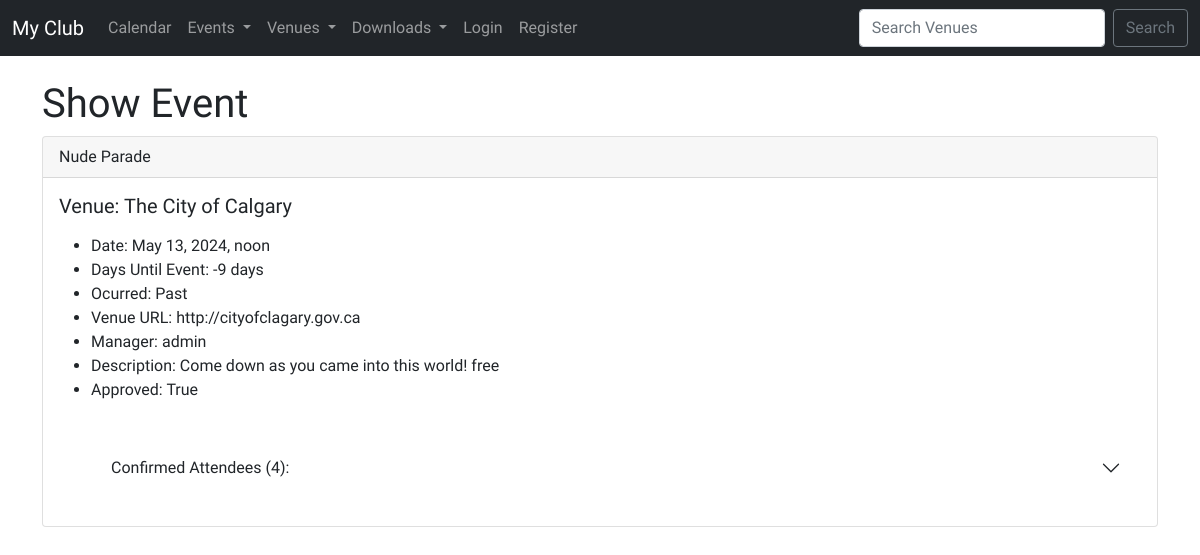
Screenshot of /show_event/2/ with the database file from the repository.
### events/models.py (models this page shows)
class Event(models.Model):
    name            = models.CharField('Event Name', max_length=150)
    event_date      = models.DateTimeField('Event date')
    venue           = models.ForeignKey(Venue, on_delete=models.CASCADE, blank=True, null=True)   #connect Venue entity
    manager         = models.ForeignKey(User, blank=True, null=True, on_delete=models.SET_NULL, related_name='managed_event')    # events linked to user won't be deleted if user is deleted
    description     = models.TextField(blank=True)
    attendees       = models.ManyToManyField(User, blank=True, related_name='attended_events')
    approved        = models.BooleanField('Approved', default=False, blank=True, null=True)
    def __str__(self):
        return self.name
    @property
    def days_until(self):
        today = date.today()
        days_until = self.event_date.date() - today         # date of event minus today's date
        days_until_stripped = str(days_until).split(",", 1)[0]
        return days_until_stripped
    @property
    def is_past(self):
        today = date.today()
        if self.event_date.date() < today:
            event_status = "Past"
            return event_status
        else:
            event_status = "Future"
            return event_status

class Venue(models.Model):
    name            = models.CharField('Venue Name', max_length=120)
    address         = models.CharField(max_length=300)
    zip_code        = models.CharField('Zip Code', max_length=12)
    phone           = models.CharField('Contact Phone', max_length=25, blank=True)
    web             = models.URLField('Website Address', blank=True)
    email_address   = models.EmailField('Email', blank=True)
    owner           = models.ForeignKey(User, on_delete=models.CASCADE, verbose_name='Venue Owner')     # associates with user_id
    venue_image     = models.ImageField(upload_to="images/", null=True, blank=True)
    def __str__(self):
        return self.name

### events/views.py (the view)
# urls.py: path('show_event/<event_id>/', views.show_event, name='show-event'),
def show_event(request, event_id):
    event = get_object_or_404(Event, pk=event_id)
    event_list = Event.objects.all().order_by('event_date')
    event_with_attendee_count = Event.objects.annotate(num_attendees=Count('attendees'))
    attendee_count = event_with_attendee_count.count()
    return render(request, 'events/show_event.html',
                  {"event": event,
                   "event_list": event_list,
                   "attendee_count": attendee_count})

### events/templates/events/show_event.html (shortened to what this page needs)
{% extends 'base.html' %}
{% block content %}
    <h1>Show Event</h1>
        {% if event.approved %}
        <div class="card">
            <div class="card-header">
            {{ event }}
            </div>
            <div class="card-body">
            <h5 class="card-title">Venue: {{ event.venue }}</h5>
            <p class="card-text">
                <ul>
                    <li>Date: {{ event.event_date }}</li>
                    <li>Days Until Event: {{ event.days_until }} </li>
                    <li>Ocurred: {{ event.is_past }} </li>
                    <li>Venue URL: {{ event.venue.web }}</li>
                    <li>Manager: {{ event.manager }}</li>
                    <li>Description: {{ event.description }}</li>
                    <li>Approved: {{ event.approved }}</li>
                    <br>
                </ul>
                <ul>
                <div class="accordion accordion-flush" id="accordionFlushExample">
                    <div class="accordion-item">
                    <h2 class="accordion-header" id="flush-headingOne">
                        <button class="accordion-button collapsed" type="button" data-bs-toggle="collapse" data-bs-target="#flush-collapseOne" aria-expanded="false" aria-controls="flush-collapseOne">
                        Confirmed Attendees ({{ attendee_count }}):
                        </button>
                    </h2>
                </ul>
            </p>
            </div>
        {% endif %}
    </div><br><br>
{% endblock %}

### static/styles/main.css (style rules this page uses)
* { margin: 0; padding: 0; box-sizing: border-box; text-decoration: none; border: none; outline: none; scroll-behavior: smooth; font-family: 'KoHo'; }

### rows the page displays
Event: name "Nude Parade", venue "The City of Calgary", event_date "May 13, 2024, noon", days_until "-9 days", is_past "Past", venue.web "http://cityofclagary.gov.ca", manager "admin", description "Come down as you came into this world! free", approved "True"

### other values shown
{{ attendee_count }} "4"
